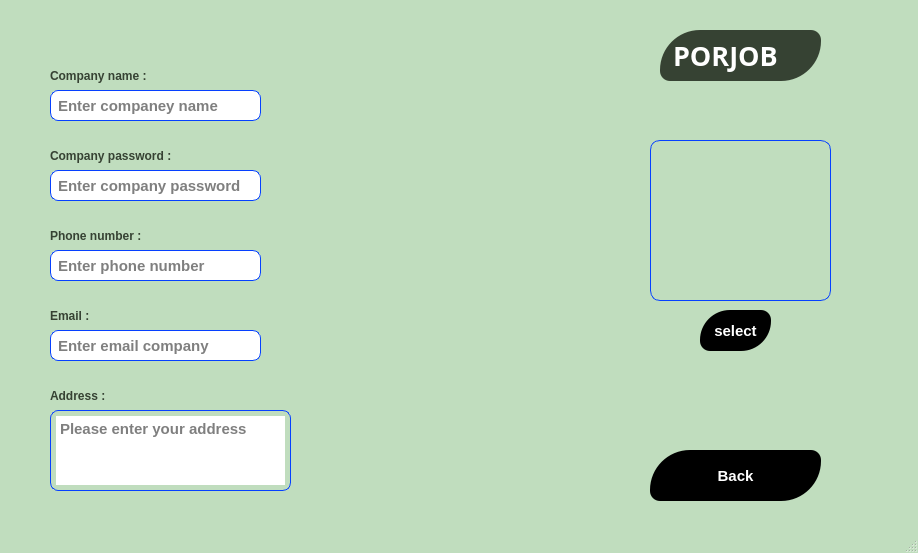
<?xml version="1.0" encoding="UTF-8"?>
<ui version="4.0">
 <class>addcompany</class>
 <widget class="QMainWindow" name="addcompany">
  <property name="geometry">
   <rect>
    <x>0</x>
    <y>0</y>
    <width>918</width>
    <height>553</height>
   </rect>
  </property>
  <property name="windowTitle">
   <string>MainWindow</string>
  </property>
  <property name="styleSheet">
   <string notr="true">QMainWindow {
background-color: rgb(192, 221, 190);
}
QPushButton#pushButton_select_photo{
background-color: black;
color: white;
font: bold 15px;
border-radius: 10px;
transition: 0.2s;
}
QPushButton#pushButton_select_photo:hover {
background-color: rgb(80,80,80);
font: bold 17px;
}
QPushButton#pushButton_select_photo:pressed {
background-color: rgb(50,50,50);
}

QPushButton#pushButton_select_photo:focus{
box-shadow: 0 0 5px rgba(0,0,255,0.5);
font: bold 15px;
Width: 150px;
}
QPushButton#pushButton_back{
background-color: black;
color: white;
font: bold 15px;
border-radius: 10px;
transition: 0.2s;
}
QPushButton#pushButton_back:hover {
background-color: rgb(80,80,80);
font: bold 17px;
}
QPushButton#pushButton_back:pressed {
background-color: rgb(50,50,50);
}

QPushButton#pushButton_back:focus{
box-shadow: 0 0 5px rgba(0,0,255,0.5);
font: bold 15px;
Width: 150px;
}</string>
  </property>
  <widget class="QWidget" name="centralwidget">
   <widget class="QLabel" name="label_2">
    <property name="geometry">
     <rect>
      <x>0</x>
      <y>170</y>
      <width>918</width>
      <height>330</height>
     </rect>
    </property>
    <property name="font">
     <font>
      <family>Nirmala UI</family>
      <pointsize>12</pointsize>
      <weight>75</weight>
      <bold>true</bold>
     </font>
    </property>
    <property name="styleSheet">
     <string notr="true">image: url(:/pishvazpic.JPG);</string>
    </property>
    <property name="text">
     <string/>
    </property>
   </widget>
   <widget class="QLineEdit" name="lineEdit_name_company">
    <property name="geometry">
     <rect>
      <x>50</x>
      <y>90</y>
      <width>211</width>
      <height>31</height>
     </rect>
    </property>
    <property name="font">
     <font>
      <family>Nirmala UI</family>
      <pointsize>-1</pointsize>
      <weight>75</weight>
      <italic>false</italic>
      <bold>true</bold>
     </font>
    </property>
    <property name="styleSheet">
     <string notr="true">font: bold 15px;
border-radius: 8px;
border: 1px solid #0640ff;
padding: 5px;
background-color: rgb(255, 255, 255);
</string>
    </property>
    <property name="text">
     <string/>
    </property>
    <property name="placeholderText">
     <string>Enter companey name</string>
    </property>
   </widget>
   <widget class="QLabel" name="label_username">
    <property name="geometry">
     <rect>
      <x>50</x>
      <y>60</y>
      <width>111</width>
      <height>31</height>
     </rect>
    </property>
    <property name="font">
     <font>
      <family>Nirmala UI</family>
      <pointsize>9</pointsize>
      <weight>75</weight>
      <bold>true</bold>
     </font>
    </property>
    <property name="styleSheet">
     <string notr="true">color: rgb(54, 66, 51);</string>
    </property>
    <property name="text">
     <string>Company name :</string>
    </property>
   </widget>
   <widget class="QLabel" name="label_username_2">
    <property name="geometry">
     <rect>
      <x>50</x>
      <y>380</y>
      <width>121</width>
      <height>31</height>
     </rect>
    </property>
    <property name="font">
     <font>
      <family>Nirmala UI</family>
      <pointsize>9</pointsize>
      <weight>75</weight>
      <bold>true</bold>
     </font>
    </property>
    <property name="styleSheet">
     <string notr="true">color: rgb(54, 66, 51);</string>
    </property>
    <property name="text">
     <string>Address :</string>
    </property>
   </widget>
   <widget class="QLabel" name="label_username_3">
    <property name="geometry">
     <rect>
      <x>50</x>
      <y>220</y>
      <width>121</width>
      <height>31</height>
     </rect>
    </property>
    <property name="font">
     <font>
      <family>Nirmala UI</family>
      <pointsize>9</pointsize>
      <weight>75</weight>
      <bold>true</bold>
     </font>
    </property>
    <property name="styleSheet">
     <string notr="true">color: rgb(54, 66, 51);</string>
    </property>
    <property name="text">
     <string>Phone number :</string>
    </property>
   </widget>
   <widget class="QLabel" name="label_username_4">
    <property name="geometry">
     <rect>
      <x>50</x>
      <y>300</y>
      <width>121</width>
      <height>31</height>
     </rect>
    </property>
    <property name="font">
     <font>
      <family>Nirmala UI</family>
      <pointsize>9</pointsize>
      <weight>75</weight>
      <bold>true</bold>
     </font>
    </property>
    <property name="styleSheet">
     <string notr="true">color: rgb(54, 66, 51);</string>
    </property>
    <property name="text">
     <string>Email :</string>
    </property>
   </widget>
   <widget class="QLineEdit" name="lineEdit_phone">
    <property name="geometry">
     <rect>
      <x>50</x>
      <y>250</y>
      <width>211</width>
      <height>31</height>
     </rect>
    </property>
    <property name="font">
     <font>
      <family>Nirmala UI</family>
      <pointsize>-1</pointsize>
      <weight>75</weight>
      <italic>false</italic>
      <bold>true</bold>
     </font>
    </property>
    <property name="styleSheet">
     <string notr="true">font: bold 15px;
border-radius: 8px;
border: 1px solid #0640ff;
padding: 5px;
background-color: rgb(255, 255, 255);
</string>
    </property>
    <property name="placeholderText">
     <string>Enter phone number</string>
    </property>
   </widget>
   <widget class="QLineEdit" name="lineEdit_email">
    <property name="geometry">
     <rect>
      <x>50</x>
      <y>330</y>
      <width>211</width>
      <height>31</height>
     </rect>
    </property>
    <property name="font">
     <font>
      <family>Nirmala UI</family>
      <pointsize>-1</pointsize>
      <weight>75</weight>
      <italic>false</italic>
      <bold>true</bold>
     </font>
    </property>
    <property name="styleSheet">
     <string notr="true">font: bold 15px;
border-radius: 8px;
border: 1px solid #0640ff;
padding: 5px;
background-color: rgb(255, 255, 255);
</string>
    </property>
    <property name="placeholderText">
     <string>Enter email company</string>
    </property>
   </widget>
   <widget class="QTextEdit" name="textEdit_address">
    <property name="geometry">
     <rect>
      <x>50</x>
      <y>410</y>
      <width>241</width>
      <height>81</height>
     </rect>
    </property>
    <property name="font">
     <font>
      <family>Nirmala UI</family>
      <pointsize>-1</pointsize>
      <weight>75</weight>
      <italic>false</italic>
      <bold>true</bold>
      <kerning>false</kerning>
     </font>
    </property>
    <property name="styleSheet">
     <string notr="true">font: bold 15px;
border-radius: 8px;
border: 1px solid #0640ff;
padding: 5px;
</string>
    </property>
    <property name="placeholderText">
     <string>Please enter your address</string>
    </property>
   </widget>
   <widget class="QLabel" name="label_10">
    <property name="geometry">
     <rect>
      <x>650</x>
      <y>140</y>
      <width>181</width>
      <height>161</height>
     </rect>
    </property>
    <property name="styleSheet">
     <string notr="true">border-radius: 10px;
border: 1px solid #0640ff;
</string>
    </property>
    <property name="frameShape">
     <enum>QFrame::Box</enum>
    </property>
    <property name="text">
     <string/>
    </property>
   </widget>
   <widget class="QPushButton" name="pushButton_select_photo">
    <property name="geometry">
     <rect>
      <x>700</x>
      <y>310</y>
      <width>71</width>
      <height>41</height>
     </rect>
    </property>
    <property name="font">
     <font>
      <family>Nirmala UI</family>
      <pointsize>-1</pointsize>
      <weight>75</weight>
      <italic>false</italic>
      <bold>true</bold>
     </font>
    </property>
    <property name="styleSheet">
     <string notr="true">border-radius: 10px;
border-top-left-radius: 30px;
border-bottom-right-radius: 30px;</string>
    </property>
    <property name="text">
     <string>select</string>
    </property>
   </widget>
   <widget class="QPushButton" name="pushButton_back">
    <property name="geometry">
     <rect>
      <x>650</x>
      <y>450</y>
      <width>171</width>
      <height>51</height>
     </rect>
    </property>
    <property name="font">
     <font>
      <family>Nirmala UI</family>
      <pointsize>-1</pointsize>
      <weight>75</weight>
      <italic>false</italic>
      <bold>true</bold>
     </font>
    </property>
    <property name="styleSheet">
     <string notr="true">border-radius: 10px;
border-top-left-radius: 40px;
border-bottom-right-radius: 40px;</string>
    </property>
    <property name="text">
     <string>Back</string>
    </property>
   </widget>
   <widget class="QLabel" name="label_9">
    <property name="geometry">
     <rect>
      <x>660</x>
      <y>30</y>
      <width>161</width>
      <height>51</height>
     </rect>
    </property>
    <property name="font">
     <font>
      <family>Magneto</family>
      <pointsize>20</pointsize>
      <weight>75</weight>
      <bold>true</bold>
     </font>
    </property>
    <property name="styleSheet">
     <string notr="true">background-color: rgb(54, 66, 51);
color: white;
padding: 5px;
border-radius: 10px;
border-top-left-radius: 40px;
border-bottom-right-radius: 40px;

</string>
    </property>
    <property name="text">
     <string>PORJOB</string>
    </property>
   </widget>
   <widget class="QLabel" name="label_username_5">
    <property name="geometry">
     <rect>
      <x>50</x>
      <y>140</y>
      <width>121</width>
      <height>31</height>
     </rect>
    </property>
    <property name="font">
     <font>
      <family>Nirmala UI</family>
      <pointsize>9</pointsize>
      <weight>75</weight>
      <bold>true</bold>
     </font>
    </property>
    <property name="styleSheet">
     <string notr="true">color: rgb(54, 66, 51);</string>
    </property>
    <property name="text">
     <string>Company password :</string>
    </property>
   </widget>
   <widget class="QLineEdit" name="lineEdit_password">
    <property name="geometry">
     <rect>
      <x>50</x>
      <y>170</y>
      <width>211</width>
      <height>31</height>
     </rect>
    </property>
    <property name="font">
     <font>
      <family>Nirmala UI</family>
      <pointsize>-1</pointsize>
      <weight>75</weight>
      <italic>false</italic>
      <bold>true</bold>
     </font>
    </property>
    <property name="styleSheet">
     <string notr="true">font: bold 15px;
border-radius: 8px;
border: 1px solid #0640ff;
padding: 5px;
background-color: rgb(255, 255, 255);
</string>
    </property>
    <property name="placeholderText">
     <string>Enter company password</string>
    </property>
   </widget>
  </widget>
  <widget class="QMenuBar" name="menubar">
   <property name="geometry">
    <rect>
     <x>0</x>
     <y>0</y>
     <width>918</width>
     <height>21</height>
    </rect>
   </property>
  </widget>
  <widget class="QStatusBar" name="statusbar"/>
 </widget>
 <resources/>
 <connections/>
</ui>
